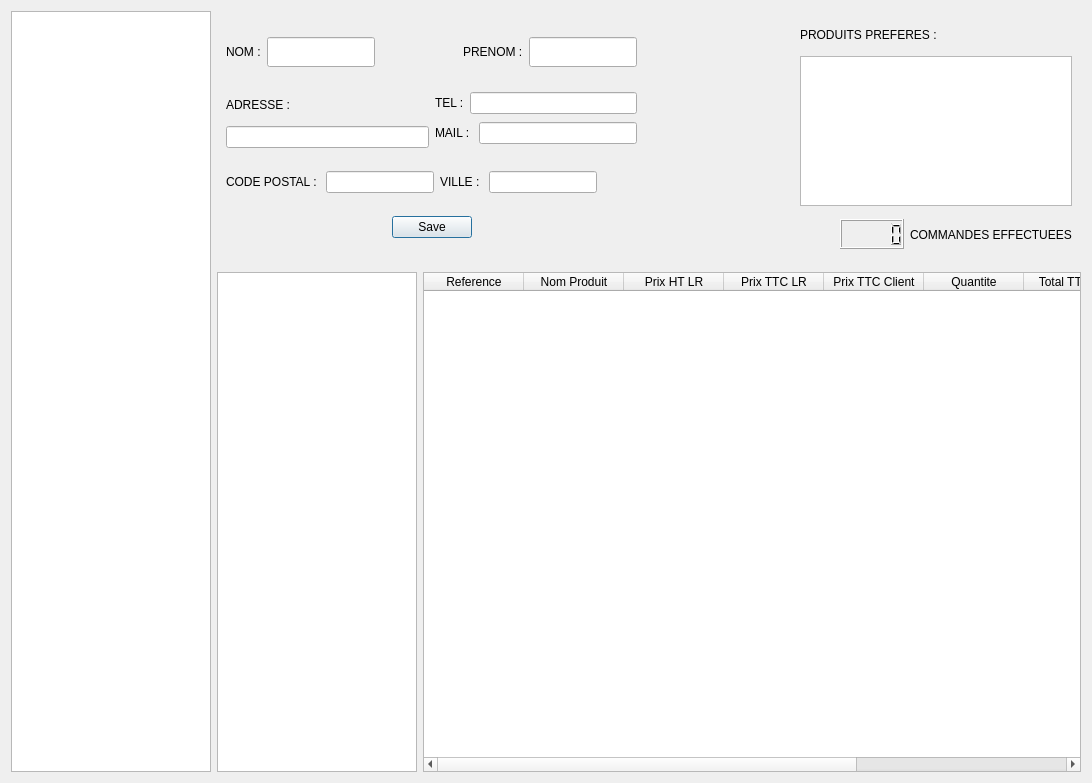
<?xml version="1.0" encoding="UTF-8"?>
<ui version="4.0">
 <class>OngletClients</class>
 <widget class="QWidget" name="OngletClients">
  <property name="geometry">
   <rect>
    <x>0</x>
    <y>0</y>
    <width>1092</width>
    <height>783</height>
   </rect>
  </property>
  <property name="windowTitle">
   <string>Form</string>
  </property>
  <layout class="QHBoxLayout" name="horizontalLayout_9">
   <item>
    <widget class="QListWidget" name="ListeClients">
     <property name="minimumSize">
      <size>
       <width>200</width>
       <height>0</height>
      </size>
     </property>
     <property name="maximumSize">
      <size>
       <width>200</width>
       <height>16777215</height>
      </size>
     </property>
     <property name="font">
      <font>
       <pointsize>-1</pointsize>
      </font>
     </property>
     <property name="styleSheet">
      <string notr="true">font-size: 25px;</string>
     </property>
     <property name="editTriggers">
      <set>QAbstractItemView::NoEditTriggers</set>
     </property>
     <property name="selectionBehavior">
      <enum>QAbstractItemView::SelectRows</enum>
     </property>
     <property name="iconSize">
      <size>
       <width>50</width>
       <height>50</height>
      </size>
     </property>
     <property name="flow">
      <enum>QListView::TopToBottom</enum>
     </property>
     <property name="resizeMode">
      <enum>QListView::Adjust</enum>
     </property>
     <property name="gridSize">
      <size>
       <width>0</width>
       <height>50</height>
      </size>
     </property>
     <property name="viewMode">
      <enum>QListView::ListMode</enum>
     </property>
     <property name="uniformItemSizes">
      <bool>true</bool>
     </property>
     <property name="selectionRectVisible">
      <bool>true</bool>
     </property>
    </widget>
   </item>
   <item>
    <layout class="QVBoxLayout" name="verticalLayout_5">
     <item>
      <widget class="QWidget" name="horizontalWidget_8" native="true">
       <layout class="QHBoxLayout" name="horizontalLayout_8">
        <item>
         <layout class="QVBoxLayout" name="verticalLayout_3">
          <item>
           <layout class="QHBoxLayout" name="horizontalLayout">
            <item>
             <widget class="QLabel" name="label">
              <property name="minimumSize">
               <size>
                <width>0</width>
                <height>30</height>
               </size>
              </property>
              <property name="maximumSize">
               <size>
                <width>16777215</width>
                <height>30</height>
               </size>
              </property>
              <property name="text">
               <string>NOM :</string>
              </property>
             </widget>
            </item>
            <item>
             <widget class="QLineEdit" name="NomClient">
              <property name="minimumSize">
               <size>
                <width>0</width>
                <height>30</height>
               </size>
              </property>
              <property name="maximumSize">
               <size>
                <width>16777215</width>
                <height>30</height>
               </size>
              </property>
             </widget>
            </item>
            <item>
             <spacer name="horizontalSpacer">
              <property name="orientation">
               <enum>Qt::Horizontal</enum>
              </property>
              <property name="sizeHint" stdset="0">
               <size>
                <width>40</width>
                <height>20</height>
               </size>
              </property>
             </spacer>
            </item>
            <item>
             <widget class="QLabel" name="label_2">
              <property name="minimumSize">
               <size>
                <width>0</width>
                <height>30</height>
               </size>
              </property>
              <property name="maximumSize">
               <size>
                <width>16777215</width>
                <height>30</height>
               </size>
              </property>
              <property name="text">
               <string>PRENOM :</string>
              </property>
             </widget>
            </item>
            <item>
             <widget class="QLineEdit" name="PrenomClient">
              <property name="minimumSize">
               <size>
                <width>0</width>
                <height>30</height>
               </size>
              </property>
              <property name="maximumSize">
               <size>
                <width>16777215</width>
                <height>30</height>
               </size>
              </property>
             </widget>
            </item>
           </layout>
          </item>
          <item>
           <layout class="QHBoxLayout" name="horizontalLayout_3">
            <item>
             <layout class="QVBoxLayout" name="verticalLayout_2">
              <item>
               <widget class="QLabel" name="label_7">
                <property name="minimumSize">
                 <size>
                  <width>0</width>
                  <height>30</height>
                 </size>
                </property>
                <property name="maximumSize">
                 <size>
                  <width>16777215</width>
                  <height>30</height>
                 </size>
                </property>
                <property name="text">
                 <string>ADRESSE :</string>
                </property>
               </widget>
              </item>
              <item>
               <widget class="QLineEdit" name="AdresseClient"/>
              </item>
             </layout>
            </item>
            <item>
             <layout class="QVBoxLayout" name="verticalLayout">
              <item>
               <layout class="QHBoxLayout" name="horizontalLayout_4">
                <item>
                 <widget class="QLabel" name="label_5">
                  <property name="text">
                   <string>TEL :</string>
                  </property>
                 </widget>
                </item>
                <item>
                 <widget class="QLineEdit" name="TelClient"/>
                </item>
               </layout>
              </item>
              <item>
               <layout class="QHBoxLayout" name="horizontalLayout_5">
                <item>
                 <widget class="QLabel" name="label_6">
                  <property name="text">
                   <string>MAIL : </string>
                  </property>
                 </widget>
                </item>
                <item>
                 <widget class="QLineEdit" name="MailClient"/>
                </item>
               </layout>
              </item>
             </layout>
            </item>
           </layout>
          </item>
          <item>
           <layout class="QHBoxLayout" name="horizontalLayout_2">
            <item>
             <widget class="QLabel" name="label_3">
              <property name="text">
               <string>CODE POSTAL : </string>
              </property>
             </widget>
            </item>
            <item>
             <widget class="QLineEdit" name="CP"/>
            </item>
            <item>
             <widget class="QLabel" name="label_4">
              <property name="text">
               <string>VILLE : </string>
              </property>
             </widget>
            </item>
            <item>
             <widget class="QLineEdit" name="Ville"/>
            </item>
            <item>
             <spacer name="horizontalSpacer_2">
              <property name="orientation">
               <enum>Qt::Horizontal</enum>
              </property>
              <property name="sizeHint" stdset="0">
               <size>
                <width>40</width>
                <height>20</height>
               </size>
              </property>
             </spacer>
            </item>
           </layout>
          </item>
          <item>
           <widget class="QDialogButtonBox" name="buttonBox">
            <property name="standardButtons">
             <set>QDialogButtonBox::Save</set>
            </property>
            <property name="centerButtons">
             <bool>true</bool>
            </property>
           </widget>
          </item>
         </layout>
        </item>
        <item>
         <spacer name="horizontalSpacer_4">
          <property name="orientation">
           <enum>Qt::Horizontal</enum>
          </property>
          <property name="sizeHint" stdset="0">
           <size>
            <width>40</width>
            <height>20</height>
           </size>
          </property>
         </spacer>
        </item>
        <item>
         <layout class="QVBoxLayout" name="verticalLayout_4">
          <item>
           <widget class="QLabel" name="label_9">
            <property name="minimumSize">
             <size>
              <width>0</width>
              <height>30</height>
             </size>
            </property>
            <property name="maximumSize">
             <size>
              <width>16777215</width>
              <height>30</height>
             </size>
            </property>
            <property name="text">
             <string>PRODUITS PREFERES :</string>
            </property>
           </widget>
          </item>
          <item>
           <widget class="QListWidget" name="ListeProduitsPreferes">
            <property name="minimumSize">
             <size>
              <width>0</width>
              <height>150</height>
             </size>
            </property>
            <property name="maximumSize">
             <size>
              <width>16777215</width>
              <height>150</height>
             </size>
            </property>
           </widget>
          </item>
          <item>
           <layout class="QHBoxLayout" name="horizontalLayout_6">
            <item>
             <spacer name="horizontalSpacer_3">
              <property name="orientation">
               <enum>Qt::Horizontal</enum>
              </property>
              <property name="sizeHint" stdset="0">
               <size>
                <width>40</width>
                <height>20</height>
               </size>
              </property>
             </spacer>
            </item>
            <item>
             <widget class="QLCDNumber" name="NbCommandes">
              <property name="minimumSize">
               <size>
                <width>0</width>
                <height>30</height>
               </size>
              </property>
              <property name="maximumSize">
               <size>
                <width>1688230</width>
                <height>30</height>
               </size>
              </property>
             </widget>
            </item>
            <item>
             <widget class="QLabel" name="label_8">
              <property name="text">
               <string>COMMANDES EFFECTUEES</string>
              </property>
             </widget>
            </item>
           </layout>
          </item>
         </layout>
        </item>
       </layout>
      </widget>
     </item>
     <item>
      <layout class="QHBoxLayout" name="horizontalLayout_7">
       <item>
        <widget class="QListWidget" name="ListeBDC">
         <property name="minimumSize">
          <size>
           <width>200</width>
           <height>500</height>
          </size>
         </property>
         <property name="maximumSize">
          <size>
           <width>200</width>
           <height>16777215</height>
          </size>
         </property>
        </widget>
       </item>
       <item>
        <widget class="QTableWidget" name="TableauProduits">
         <property name="minimumSize">
          <size>
           <width>0</width>
           <height>500</height>
          </size>
         </property>
         <column>
          <property name="text">
           <string>Reference</string>
          </property>
         </column>
         <column>
          <property name="text">
           <string>Nom Produit</string>
          </property>
         </column>
         <column>
          <property name="text">
           <string>Prix HT LR</string>
          </property>
         </column>
         <column>
          <property name="text">
           <string>Prix TTC LR</string>
          </property>
         </column>
         <column>
          <property name="text">
           <string>Prix TTC Client</string>
          </property>
         </column>
         <column>
          <property name="text">
           <string>Quantite</string>
          </property>
         </column>
         <column>
          <property name="text">
           <string>Total TTC LR</string>
          </property>
         </column>
         <column>
          <property name="text">
           <string>Total TTC Client</string>
          </property>
         </column>
         <column>
          <property name="text">
           <string>Marge</string>
          </property>
         </column>
        </widget>
       </item>
      </layout>
     </item>
    </layout>
   </item>
  </layout>
 </widget>
 <resources/>
 <connections/>
</ui>
